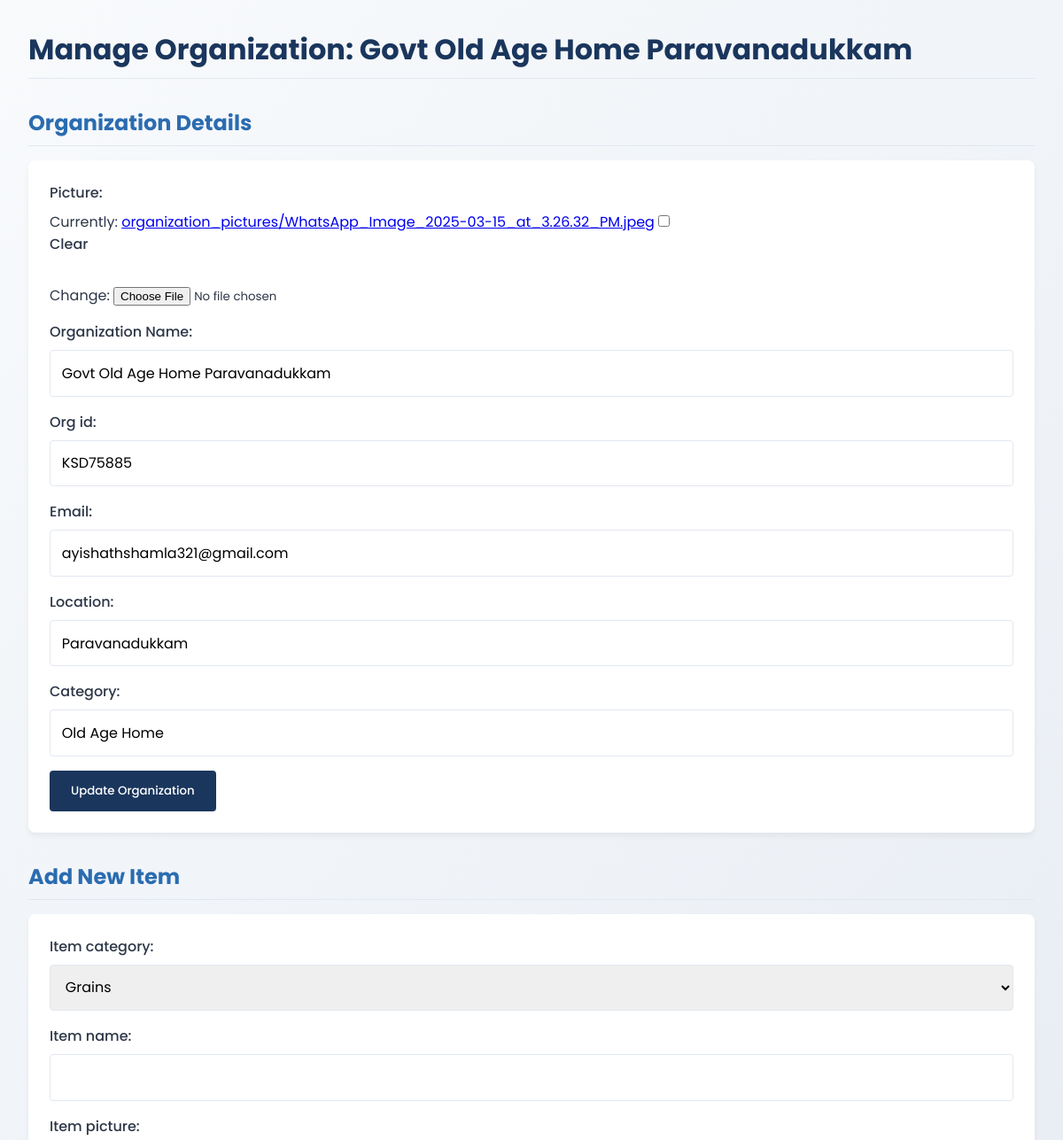
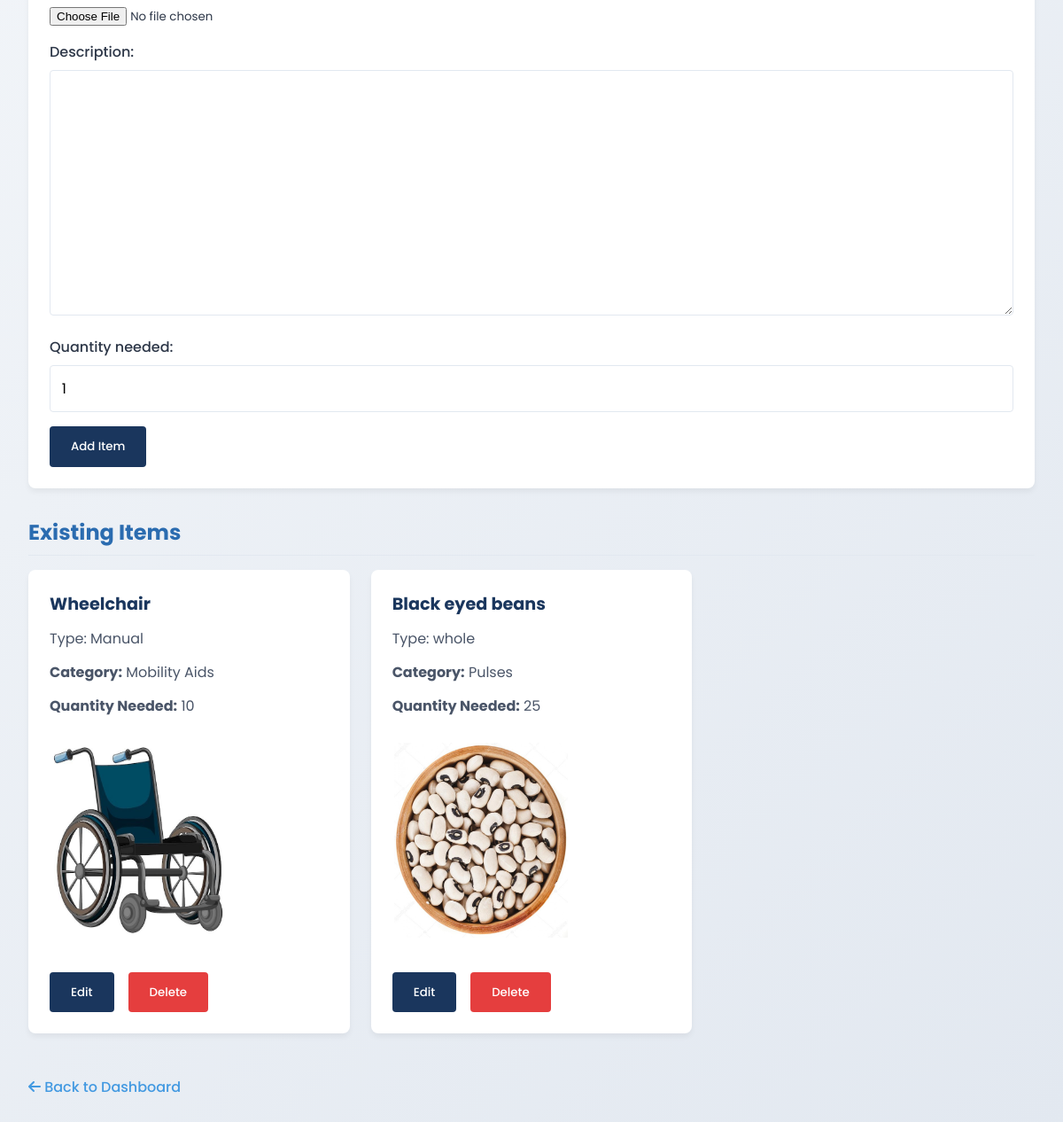
Screenshot of /donation/manage_organization/1/ (signed in) with the database file from the repository (2 pictures, top to bottom).
### donationnn_app/models.py (models this page shows, shortened)
class Organization(models.Model):
    picture = models.ImageField(upload_to='organization_pictures/', blank=True, null=True)
    org_name = models.CharField(max_length=255, verbose_name="Organization Name")
    org_id = models.CharField(max_length=50, unique=True)
    email = models.EmailField(unique=True)
    location = models.CharField(max_length=100)
    category = models.CharField(max_length=50)

class Item(models.Model):
    CATEGORY_CHOICES = [
        ('household_essentials', 'Household Essentials'),
        ('clothing', 'Clothing'),
        ('footwear', 'Footwear'),
        ('grains', 'Grains'),
        ('pulses', 'Pulses'),
        ('mobility_aids', 'Mobility Aids'),
        ('educational_supplies', 'Educational Supplies'),
    ]
    item_name = models.CharField(max_length=255)
    item_category = models.CharField(max_length=50, choices=CATEGORY_CHOICES,default='grains')
    description = models.TextField(blank=True, null=True)
    item_picture = models.ImageField(upload_to='item_pictures/', blank=True, null=True)  # Ensure this matches the form
    quantity_needed = models.PositiveIntegerField(default=1)
    organization = models.ForeignKey('Organization', on_delete=models.CASCADE, related_name='items')

### donationnn_app/views.py (the view, shortened to what this page needs)
# urls.py: path('manage_organization/<int:organization_id>/',views.manage_organization, name='manage_organization'),
@login_required
def manage_organization(request, organization_id):
    organization = get_object_or_404(Organization, id=organization_id)
    if organization.email != request.user.email:
        messages.error(request, 'You do not have permission to manage this organization.')
        return redirect('dashboard')
    items = organization.items.all()
    org_form = OrganizationForm(instance=organization)  # Form for updating organization
    item_form = ItemForm()  # Form for adding new items
    return render(request, 'donationnn_app/manage_organization.html', {
        'organization': organization,
        'items': items,
        'org_form': org_form,
        'item_form': item_form,
    })

### donationnn_app/forms.py
class OrganizationForm(forms.ModelForm):
    class Meta:
        model = Organization
        fields = '__all__'  # This includes all fields from the model

class ItemForm(forms.ModelForm):
    class Meta:
        model = Item
        fields = ['item_category','item_name','item_picture', 'description', 'quantity_needed']

### donationnn_app/templates/donationnn_app/manage_organization.html (shortened to what this page needs)
<!DOCTYPE html>
<html lang="en">
<head>
    <link rel="stylesheet" href="https://cdnjs.cloudflare.com/ajax/libs/font-awesome/6.4.0/css/all.min.css">
</head>
<body>
    <div class="container">
        <h1>Manage Organization: {{ organization.org_name }}</h1>
        <h2>Organization Details</h2>
        <form method="post" enctype="multipart/form-data">
            {{ org_form.as_p }}
            <button type="submit" name="update_organization">Update Organization</button>
        </form>
        <h2>Add New Item</h2>
        <form method="post" enctype="multipart/form-data">
            {{ item_form.as_p }}
            <button type="submit" name="add_item">Add Item</button>
        </form>
        <h2>Existing Items</h2>
        <ul class="item-list">
            {% for item in items %}
                <li class="item">
                    <h3>{{ item.item_name }}</h3>
                    <p>{{ item.description }}</p>
                    <p><strong>Category:</strong> {{ item.get_item_category_display }}</p>
                    <p><strong>Quantity Needed:</strong> {{ item.quantity_needed }}</p>
                    {% if item.item_picture %}
                        <img src="{{ item.item_picture.url }}" alt="{{ item.item_name }}" width="200">
                    {% endif %}
                    <div class="item-actions">
                        <form method="post" enctype="multipart/form-data" style="display: inline; padding: 0; margin: 0; box-shadow: none; background: none;">
                            <button type="button" onclick="toggleEditForm('edit-form-{{ item.id }}')">Edit</button>
                        </form>
                        <form method="post" style="display: inline; padding: 0; margin: 0; box-shadow: none; background: none;">
                            <button type="submit" name="delete_item" onclick="return confirm('Are you sure you want to delete this item?');">
                                Delete
                            </button>
                        </form>
                    </div>
                </li>
            {% endfor %}
        </ul>
        <a href="{% url 'dashboard' %}" class="back-link">
            <i class="fas fa-arrow-left"></i> Back to Dashboard
        </a>
    </div>
</body>
</html>

### donationnn_app/templates/donationnn_app/manage_organization.html (style rules this page uses)
* { margin: 0; padding: 0; box-sizing: border-box; font-family: 'Poppins', sans-serif; }
:root { --primary-color: #1a365d; --secondary-color: #2b6cb0; --accent-color: #4299e1; --text-color: #2d3748; --light-color: #f8f9fa; --border-color: #e2e8f0; --error-color: #e53e3e; --success-color: #38a169; --section-bg: #f7fafc; --card-bg: #ffffff; }
body { background: linear-gradient(135deg, #f8fafc 0%, #e2e8f0 100%); color: var(--text-color); min-height: 100vh; padding: 2rem; }
.container { max-width: 1200px; margin: 0 auto; }
h1 { color: var(--primary-color); font-size: 2rem; margin-bottom: 1.5rem; padding-bottom: 0.5rem; border-bottom: 1px solid var(--border-color); }
h2 { color: var(--secondary-color); font-size: 1.5rem; margin: 2rem 0 1rem; padding-bottom: 0.5rem; border-bottom: 1px solid var(--border-color); }
form { background-color: var(--card-bg); padding: 1.5rem; border-radius: 8px; box-shadow: 0 4px 6px rgba(0, 0, 0, 0.05); margin-bottom: 1.5rem; }
form p { margin-bottom: 1rem; }
form label { display: block; margin-bottom: 0.5rem; font-weight: 500; color: var(--text-color); }
form input[type="text"], form input[type="email"], form input[type="number"], form input[type="tel"], form textarea, form select { width: 100%; padding: 0.8rem; border: 1px solid var(--border-color); border-radius: 4px; font-size: 1rem; transition: border-color 0.3s; }
form textarea { min-height: 120px; resize: vertical; }
button { background-color: var(--primary-color); color: white; border: none; padding: 0.8rem 1.5rem; border-radius: 4px; cursor: pointer; font-weight: 500; transition: background-color 0.3s, transform 0.3s; }
button[name="delete_item"] { background-color: var(--error-color); }
ul { list-style: none; }
.item-list { display: grid; grid-template-columns: repeat(auto-fill, minmax(300px, 1fr)); gap: 1.5rem; }
.item { background-color: var(--card-bg); border-radius: 8px; box-shadow: 0 4px 6px rgba(0, 0, 0, 0.05); padding: 1.5rem; margin-bottom: 1.5rem; }
.item h3 { color: var(--primary-color); margin-bottom: 0.8rem; font-size: 1.2rem; }
.item p { margin-bottom: 0.8rem; color: #4a5568; }
.item img { max-width: 75%; height: 220px; border-radius: 4px; margin: 1rem 0; }
.item-actions { display: flex; gap: 1rem; margin-top: 1rem; }
.back-link { display: inline-block; margin-top: 1.5rem; color: var(--accent-color); text-decoration: none; font-weight: 500; transition: color 0.3s; }

### rows the page displays
Organization: org_name "Govt Old Age Home Paravanadukkam", org_id "KSD75885", email "ayishathshamla321@gmail.com", location "Paravanadukkam", category "Old Age Home"
Item: item_name "Wheelchair", description "Type: Manual", item_category "Mobility Aids", quantity_needed "10", item_picture (picture)
Item: item_name "Black eyed beans", description "Type: whole", item_category "Pulses", quantity_needed "25", item_picture (picture)
